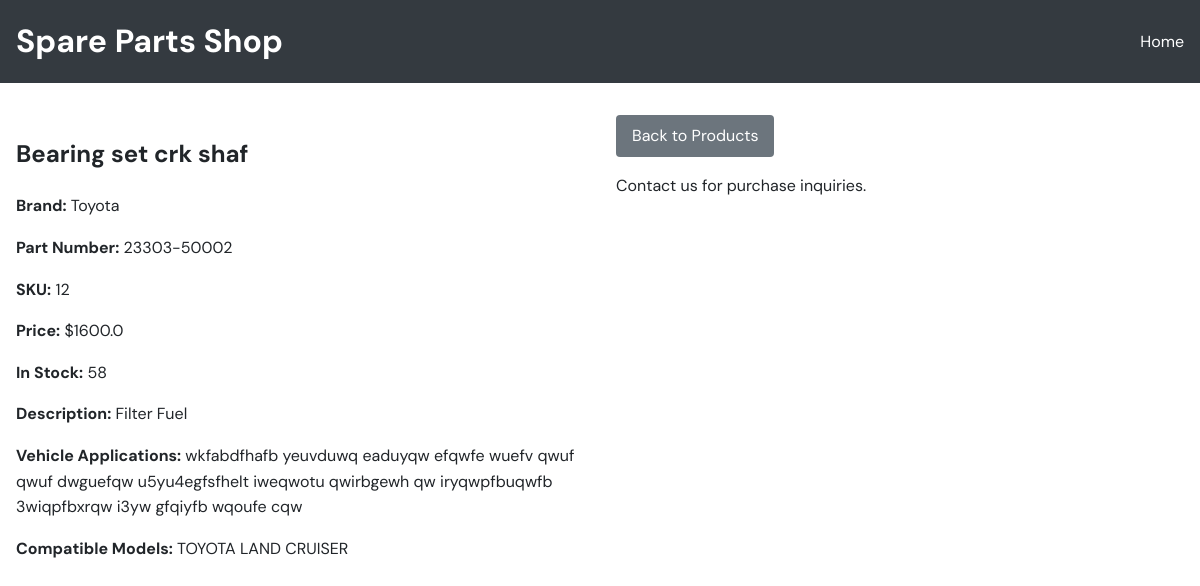
The app's page /store/product/590/ with its own data.
### inventory/models.py (models this page shows, shortened)
class Product(models.Model):
    sku = models.CharField(max_length=50, unique=True, blank=True, help_text="Stock keeping unit")
    part_number = models.CharField(max_length=50, blank=True, help_text="OEM number")
    name = models.CharField(max_length=100)
    brand = models.CharField(max_length=50, blank=True)
    category = models.ForeignKey(Category, on_delete=models.SET_NULL, null=True, blank=True)
    quantity = models.PositiveIntegerField(default=0)
    reorder_level = models.PositiveIntegerField(default=0, help_text="Quantity at which to reorder")
    cost_price = models.FloatField(default=0)
    selling_price = models.FloatField()
    wholesale_price = models.FloatField(default=0)
    location = models.CharField(max_length=150, blank=True, help_text="Physical storage location (shelf, bin)")
    purpose = models.CharField(max_length=150, blank=True, help_text="Part purpose e.g. DIFFERENTIAL PINION")
    vehicle_application = models.TextField(blank=True, help_text="Car/vehicle types this part fits")
    compatibilities = models.ManyToManyField(
        "CarModel",
        blank=True,
        related_name="compatible_products",
        help_text="Vehicle models this part fits"
    )
    LOW_STOCK_THRESHOLD = 5

class CarModel(models.Model):
    make = models.ForeignKey(CarMake, on_delete=models.CASCADE, related_name="models")
    name = models.CharField(max_length=100)
    year_from = models.PositiveIntegerField(null=True, blank=True)
    year_to = models.PositiveIntegerField(null=True, blank=True)
    engine_type = models.CharField(max_length=100, blank=True)
    chassis_prefixes = models.CharField(
        max_length=200,
        blank=True,
        help_text="Comma-separated chassis codes or prefixes used for quick lookup",
    )
    class Meta:
        unique_together = ("make", "name", "year_from", "year_to")

### store/views.py (the view)
# urls.py: path("product/<int:pk>/", views.product_detail, name="product_detail"),
def product_detail(request, pk):
    product = get_object_or_404(Product, pk=pk, quantity__gt=0)
    cart_count = sum(request.session.get('store_cart', {}).values())
    return render(request, 'store/product_detail.html', {'product': product, 'cart_count': cart_count})

### store/templates/store/product_detail.html (shortened to what this page needs)
<!DOCTYPE html>
<html lang="en">
<head>
</head>
<body>
    <header>
        <div class="container">
            <h1>Spare Parts Shop</h1>
            <nav>
                <a href="{% url 'store_home' %}">Home</a>
            </nav>
        </div>
    </header>
    <main class="container">
        <div class="product-detail">
            <div>
                <h2>{{ product.name }}</h2>
                <p><strong>Brand:</strong> {{ product.brand|default:"N/A" }}</p>
                <p><strong>Part Number:</strong> {{ product.part_number|default:"N/A" }}</p>
                <p><strong>SKU:</strong> {{ product.sku|default:"N/A" }}</p>
                <p><strong>Price:</strong> ${{ product.selling_price }}</p>
                <p><strong>In Stock:</strong> {{ product.quantity }}</p>
                <p><strong>Description:</strong> {{ product.purpose|default:"No description available." }}</p>
                <p><strong>Vehicle Applications:</strong> {{ product.vehicle_application|default:"N/A" }}</p>
                <p><strong>Compatible Models:</strong> {% for model in product.compatibilities.all %}{{ model.name }}{% if not forloop.last %}, {% endif %}{% endfor %}</p>
            </div>
            <div>
                <a href="{% url 'store_home' %}" class="btn btn-secondary">Back to Products</a>
                <p>Contact us for purchase inquiries.</p>
            </div>
        </div>
    </main>
</body>
</html>

### store/templates/store/product_detail.html (style rules this page uses)
:root { --primary: #007bff; --secondary: #6c757d; --success: #28a745; --danger: #dc3545; --warning: #ffc107; --info: #17a2b8; --light: #f8f9fa; --dark: #343a40; --bg: #ffffff; --text: #212529; --text-muted: #6c757d; --border: #dee2e6; --shadow: 0 2px 4px rgba(0,0,0,0.1); }
* { box-sizing: border-box; }
body { font-family: 'DM Sans', sans-serif; margin: 0; padding: 0; background: var(--bg); color: var(--text); line-height: 1.6; }
.container { max-width: 1200px; margin: 0 auto; padding: 0 1rem; }
header { background: var(--dark); color: white; padding: 1rem 0; }
header .container { display: flex; justify-content: space-between; align-items: center; }
h1 { margin: 0; }
nav a { color: white; text-decoration: none; margin-left: 1rem; }
.product-detail { display: grid; grid-template-columns: 1fr 1fr; gap: 2rem; margin: 2rem 0; }
.btn { display: inline-block; padding: 0.5rem 1rem; background: var(--primary); color: white; text-decoration: none; border-radius: 4px; border: none; cursor: pointer; }
.btn-secondary { background: var(--secondary); }

### records on screen
Product: name "Bearing set crk shaf", brand "Toyota", part_number "23303-50002", sku "12", selling_price "1600.0", quantity "58", purpose "Filter Fuel", vehicle_application "wkfabdfhafb yeuvduwq eaduyqw efqwfe wuefv qwuf qwuf dwguefqw u5yu4egfsfhelt iweqwotu qwirbgewh qw iryqwpfbuqwfb 3wiqpfbxrqw i3yw gfqiyfb wqoufe cqw"
CarModel: name "TOYOTA LAND CRUISER"
